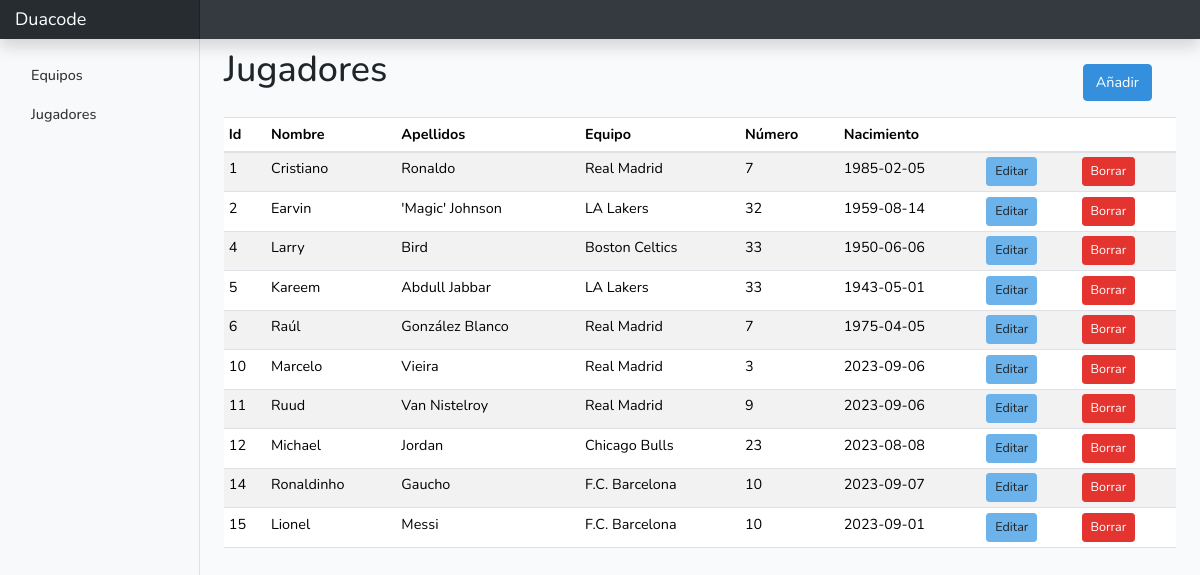
Screenshot of /app/jugadores with the database file from the repository.
### tables this page shows
CREATE TABLE `jugadores` (
  `id` int(11) NOT NULL,
  `id_equipo` int(11) NOT NULL,
  `nombre` varchar(100) NOT NULL,
  `apellidos` varchar(200) NOT NULL,
  `numero` int(2) NOT NULL,
  `capitan` tinyint(1) NOT NULL DEFAULT 0,
  `fecha_nacimiento` date NOT NULL
);

CREATE TABLE `equipos` (
  `id` int(11) NOT NULL,
  `nombre` varchar(100) NOT NULL,
  `ciudad` varchar(100) NOT NULL,
  `deporte` varchar(60) NOT NULL,
  `fecha_creacion` date NOT NULL
);

### app/controllers/Controller.php (called while the page is built)
<?php
class Controller {
	protected function view($filename = '', $data = []) {
		require_once 'app/views/'.$filename.'.php';
	}
}

### app/controllers/JugadoresController.php (called while the page is built, shortened)
<?php
require_once 'Controller.php';
require_once "app/models/Jugador.php";
class JugadoresController extends Controller {
	public function index() {
		$jugadores = Jugador::allPlayers();
		$this->view('jugadores', ['jugadores' => $jugadores]);
	}
}

### index.php (called while the page is built, shortened)
<?php
Router::get('/jugadores', 'JugadoresController', 'index');

### app/services/JugadoresDataService.php (called while the page is built, shortened)
<?php
class JugadoresDataService implements dataServiceInterface {
	private $conn;
	public function __construct() {
		$this->conn = new PDO(DB_DSN, DB_USERNAME, DB_PASSWORD);
	}
	public function getAll() {
		$this->sql = "SELECT J.id, J.nombre, J.apellidos, J.numero, J.fecha_nacimiento, E.nombre AS equipo FROM jugadores J LEFT JOIN equipos E ON J.id_equipo = E.id";
                $s = $this->conn->prepare($this->sql);
                $s->execute();
                $this->conn = null;
                return $s->fetchAll();
	}
}

### app/models/Jugador.php (called while the page is built, shortened)
<?php
require_once "app/services/useDataService.php";
class Jugador {
    public static function allPlayers() {
        $dbs = connectJugador();
        return $dbs->getAll();
    }
}

### app/services/useDataService.php (called while the page is built, shortened)
<?php
require_once "JugadoresDataService.php";
function connectJugador() {
	return new JugadoresDataService;
}

### app/views/jugadores.php (the view, shortened to what this page needs)
<?php
include "app/views/layout/base.php";
include "app/views/layout/styles.php";
include "app/views/layout/sidebar.php";
?>
    <main role="main" class="col-md-9 ml-sm-auto col-lg-10 px-4">
        <div class="btn-toolbar mb-2 mb-md-0 " style="display: flex; justify-content: space-between;">
          <h1>Jugadores</h1>
          <div class="btn-group mr-2 text-right p-3" >
            <a href="jugadores/add" class="btn btn-primary" >Añadir</a>
          </div>
        </div>
        <div class="table-responsive">
            <table class="table table-striped table-sm">
              <thead>
                <tr>
                  <th>Id</th>
                  <th>Nombre</th>
                  <th>Apellidos</th>
                  <th>Equipo</th>
                  <th>Número</th>
                  <th>Nacimiento</th>
                  <th></th>
                  <th></th>
                </tr>
              </thead>
              <tbody>
	            <?php
	            	if(isset($data['jugadores'])) {
		                foreach ($data['jugadores'] as $jugador){
		                    echo "<tr><td>".$jugador['id']."</td>";
		                    echo "<td>".$jugador['nombre']."</td>";
		                    echo "<td>".$jugador['apellidos']."</td>";
                        echo "<td>".$jugador['equipo']."</td>";
		                    echo "<td>".$jugador['numero']."</td>";
		                    echo "<td>".$jugador['fecha_nacimiento']."</td>";
		                    echo "<td><a href='jugadores/edit/".$jugador['id']."' class='btn btn-sm btn-info'> Editar </a></td>";
		                    echo "<td><button type='button' class='btn btn-sm btn-danger' data-id='".$jugador['id']."' data-name='".$jugador['nombre']." ".$jugador['apellidos']."' > Borrar </button></td>";
		                }
	            	}
	            ?>
              </tbody>
            </table>
        </div>
    </main>
<?php
include "app/views/layout/endfile.php";

### public/css/dashboard.css (style rules this page uses)
body { font-size: .875rem; }
[role="main"] { padding-top: 133px; }
@media (min-width: 768px) { [role="main"] { padding-top: 48px; } }

### rows the page displays
jugadores: id "1", nombre "Cristiano", apellidos "Ronaldo", id_equipo.nombre "Real Madrid", numero "7", fecha_nacimiento "1985-02-05"
jugadores: id "2", nombre "Earvin", apellidos "'Magic' Johnson", id_equipo.nombre "LA Lakers", numero "32", fecha_nacimiento "1959-08-14"
jugadores: id "4", nombre "Larry", apellidos "Bird", id_equipo.nombre "Boston Celtics", numero "33", fecha_nacimiento "1950-06-06"
jugadores: id "5", nombre "Kareem", apellidos "Abdull Jabbar", id_equipo.nombre "LA Lakers", numero "33", fecha_nacimiento "1943-05-01"
jugadores: id "6", nombre "Raúl", apellidos "González Blanco", id_equipo.nombre "Real Madrid", numero "7", fecha_nacimiento "1975-04-05"
jugadores: id "10", nombre "Marcelo", apellidos "Vieira", id_equipo.nombre "Real Madrid", numero "3", fecha_nacimiento "2023-09-06"
jugadores: id "11", nombre "Ruud", apellidos "Van Nistelroy", id_equipo.nombre "Real Madrid", numero "9", fecha_nacimiento "2023-09-06"
jugadores: id "12", nombre "Michael", apellidos "Jordan", id_equipo.nombre "Chicago Bulls", numero "23", fecha_nacimiento "2023-08-08"
jugadores: id "14", nombre "Ronaldinho", apellidos "Gaucho", id_equipo.nombre "F.C. Barcelona", numero "10", fecha_nacimiento "2023-09-07"
jugadores: id "15", nombre "Lionel", apellidos "Messi", id_equipo.nombre "F.C. Barcelona", numero "10", fecha_nacimiento "2023-09-01"
